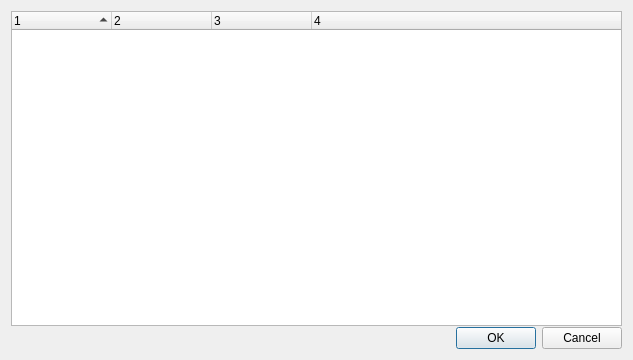
<?xml version="1.0" encoding="UTF-8"?>
<ui version="4.0">
 <class>Dialog</class>
 <widget class="QDialog" name="Dialog">
  <property name="geometry">
   <rect>
    <x>0</x>
    <y>0</y>
    <width>633</width>
    <height>360</height>
   </rect>
  </property>
  <property name="windowTitle">
   <string>Markup Vfunc</string>
  </property>
  <layout class="QVBoxLayout" name="verticalLayout_2" stretch="0">
   <property name="spacing">
    <number>1</number>
   </property>
   <item>
    <layout class="QVBoxLayout" name="verticalLayout">
     <item>
      <widget class="QTreeWidget" name="treeWidget">
       <property name="selectionMode">
        <enum>QAbstractItemView::ExtendedSelection</enum>
       </property>
       <property name="rootIsDecorated">
        <bool>false</bool>
       </property>
       <property name="uniformRowHeights">
        <bool>true</bool>
       </property>
       <property name="sortingEnabled">
        <bool>true</bool>
       </property>
       <property name="expandsOnDoubleClick">
        <bool>false</bool>
       </property>
       <property name="columnCount">
        <number>4</number>
       </property>
       <attribute name="headerDefaultSectionSize">
        <number>100</number>
       </attribute>
       <column>
        <property name="text">
         <string notr="true">1</string>
        </property>
       </column>
       <column>
        <property name="text">
         <string notr="true">2</string>
        </property>
       </column>
       <column>
        <property name="text">
         <string notr="true">3</string>
        </property>
       </column>
       <column>
        <property name="text">
         <string notr="true">4</string>
        </property>
       </column>
      </widget>
     </item>
     <item>
      <widget class="QDialogButtonBox" name="buttonBox">
       <property name="orientation">
        <enum>Qt::Horizontal</enum>
       </property>
       <property name="standardButtons">
        <set>QDialogButtonBox::Cancel|QDialogButtonBox::Ok</set>
       </property>
      </widget>
     </item>
    </layout>
   </item>
  </layout>
 </widget>
 <resources/>
 <connections>
  <connection>
   <sender>buttonBox</sender>
   <signal>accepted()</signal>
   <receiver>Dialog</receiver>
   <slot>accept()</slot>
   <hints>
    <hint type="sourcelabel">
     <x>248</x>
     <y>254</y>
    </hint>
    <hint type="destinationlabel">
     <x>157</x>
     <y>274</y>
    </hint>
   </hints>
  </connection>
  <connection>
   <sender>buttonBox</sender>
   <signal>rejected()</signal>
   <receiver>Dialog</receiver>
   <slot>reject()</slot>
   <hints>
    <hint type="sourcelabel">
     <x>316</x>
     <y>260</y>
    </hint>
    <hint type="destinationlabel">
     <x>286</x>
     <y>274</y>
    </hint>
   </hints>
  </connection>
 </connections>
</ui>
